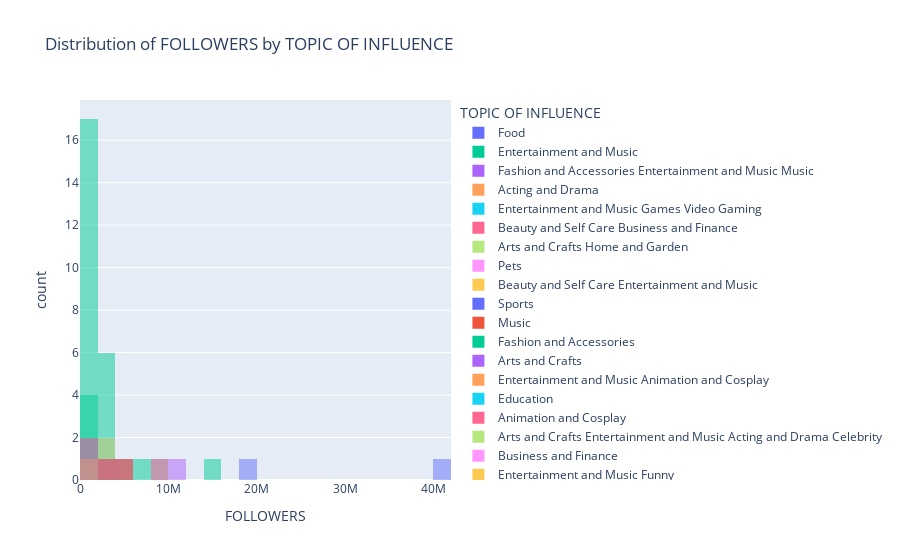
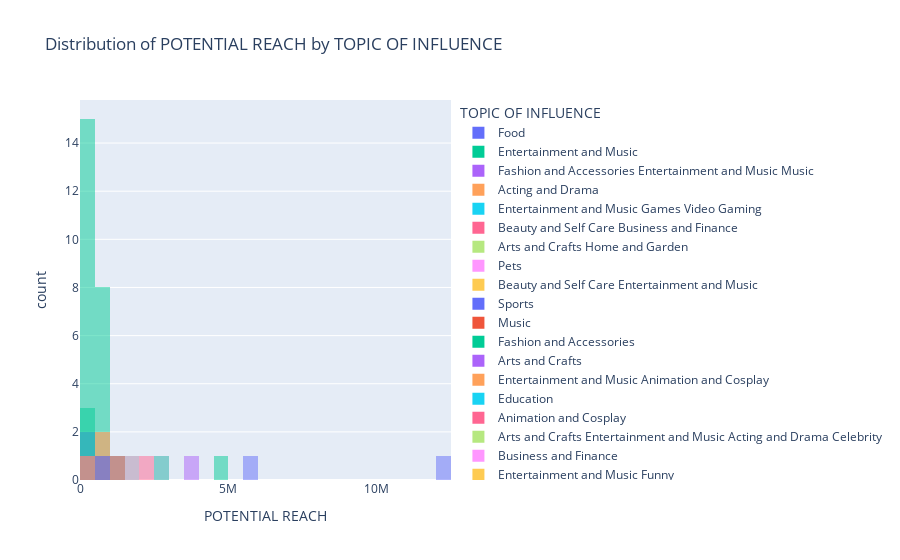

Notebook source saved alongside these figures, in order:
### Code cell
# creating a histogram to visualize the distribution of follwers and distribution of potential reach by topic of influence

fig_followers_bar = px.histogram(df, x=df['FOLLOWERS'], color=df['TOPIC OF INFLUENCE'], nbins=30, barmode='overlay', title='Distribution of FOLLOWERS by TOPIC OF INFLUENCE')
fig_followers_bar.show()

fig_reach = px.histogram(df, x=df['POTENTIAL REACH'], color=df['TOPIC OF INFLUENCE'], nbins=30, barmode='overlay', title='Distribution of POTENTIAL REACH by TOPIC OF INFLUENCE')
fig_reach.show()



# The hist shows the Entertainment and Music topic is the most popular in terms of both the number of influential people and their audience size.
# It leads in both the number of followers and the potential reach, making it the standout category.

### Figure 1 — Plotly figure (JSON) as saved in the notebook; plotly's stock layout.template omitted (floating-point values rounded to 4 significant figures)
{"data": [{"alignmentgroup": "True", "bingroup": "x", "hovertemplate": "TOPIC OF INFLUENCE=Food<br>FOLLOWERS=%{x}<br>count=%{y}<extra></extra>", "legendgroup": "Food", "marker": {"color": "#636efa", "opacity": 0.5, "pattern": {"shape": ""}}, "name": "Food", "nbinsx": 30, "offsetgroup": "Food", "orientation": "v", "showlegend": true, "type": "histogram", "x": [40000000, 19100000, 1300000], "xaxis": "x", "yaxis": "y"}, {"alignmentgroup": "True", "bingroup": "x", "hovertemplate": "TOPIC OF INFLUENCE=Entertainment and Music<br>FOLLOWERS=%{x}<br>count=%{y}<extra></extra>", "legendgroup": "Entertainment and Music", "marker": {"color": "#00cc96", "opacity": 0.5, "pattern": {"shape": ""}}, "name": "Entertainment and Music", "nbinsx": 30, "offsetgroup": "Entertainment and Music", "orientation": "v", "showlegend": true, "type": "histogram", "x": [15200000, 6100000, 4600000, 3000000, 2800000, 2300000, 2000000, 2000000, 2000000, 1900000, 1800000, 1600000, 1600000, 1600000, 1500000, 1500000, 1400000, 1400000, 1400000, 1400000, 1200000, 1200000, 1200000, 1200000, 1200000, 1100000], "xaxis": "x", "yaxis": "y"}, {"alignmentgroup": "True", "bingroup": "x", "hovertemplate": "TOPIC OF INFLUENCE=Fashion and Accessories Entertainment and Music Music<br>FOLLOWERS=%{x}<br>count=%{y}<extra></extra>", "legendgroup": "Fashion and Accessories Entertainment and Music Music", "marker": {"color": "#ab63fa", "opacity": 0.5, "pattern": {"shape": ""}}, "name": "Fashion and Accessories Entertainment and Music Music", "nbinsx": 30, "offsetgroup": "Fashion and Accessories Entertainment and Music Music", "orientation": "v", "showlegend": true, "type": "histogram", "x": [11600000], "xaxis": "x", "yaxis": "y"}, {"alignmentgroup": "True", "bingroup": "x", "hovertemplate": "TOPIC OF INFLUENCE=Acting and Drama<br>FOLLOWERS=%{x}<br>count=%{y}<extra></extra>", "legendgroup": "Acting and Drama", "marker": {"color": "#FFA15A", "opacity": 0.5, "pattern": {"shape": ""}}, "name": "Acting and Drama", "nbinsx": 30, "offsetgroup": "Acting and Drama", "orientation": "v", "showlegend": true, "type": "histogram", "x": [9800000], "xaxis": "x", "yaxis": "y"}, {"alignmentgroup": "True", "bingroup": "x", "hovertemplate": "TOPIC OF INFLUENCE=Entertainment and Music Games Video Gaming<br>FOLLOWERS=%{x}<br>count=%{y}<extra></extra>", "legendgroup": "Entertainment and Music Games Video Gaming", "marker": {"color": "#19d3f3", "opacity": 0.5, "pattern": {"shape": ""}}, "name": "Entertainment and Music Games Video Gaming", "nbinsx": 30, "offsetgroup": "Entertainment and Music Games Video Gaming", "orientation": "v", "showlegend": true, "type": "histogram", "x": [9300000], "xaxis": "x", "yaxis": "y"}, {"alignmentgroup": "True", "bingroup": "x", "hovertemplate": "TOPIC OF INFLUENCE=Beauty and Self Care Business and Finance<br>FOLLOWERS=%{x}<br>count=%{y}<extra></extra>", "legendgroup": "Beauty and Self Care Business and Finance", "marker": {"color": "#FF6692", "opacity": 0.5, "pattern": {"shape": ""}}, "name": "Beauty and Self Care Business and Finance", "nbinsx": 30, "offsetgroup": "Beauty and Self Care Business and Finance", "orientation": "v", "showlegend": true, "type": "histogram", "x": [8100000], "xaxis": "x", "yaxis": "y"}, {"alignmentgroup": "True", "bingroup": "x", "hovertemplate": "TOPIC OF INFLUENCE=Arts and Crafts Home and Garden<br>FOLLOWERS=%{x}<br>count=%{y}<extra></extra>", "legendgroup": "Arts and Crafts Home and Garden", "marker": {"color": "#B6E880", "opacity": 0.5, "pattern": {"shape": ""}}, "name": "Arts and Crafts Home and Garden", "nbinsx": 30, "offsetgroup": "Arts and Crafts Home and Garden", "orientation": "v", "showlegend": true, "type": "histogram", "x": [5500000], "xaxis": "x", "yaxis": "y"}, {"alignmentgroup": "True", "bingroup": "x", "hovertemplate": "TOPIC OF INFLUENCE=Pets<br>FOLLOWERS=%{x}<br>count=%{y}<extra></extra>", "legendgroup": "Pets", "marker": {"color": "#FF97FF", "opacity": 0.5, "pattern": {"shape": ""}}, "name": "Pets", "nbinsx": 30, "offsetgroup": "Pets", "orientation": "v", "showlegend": true, "type": "histogram", "x": [4900000, 1200000], "xaxis": "x", "yaxis": "y"}, {"alignmentgroup": "True", "bingroup": "x", "hovertemplate": "TOPIC OF INFLUENCE=Beauty and Self Care Entertainment and Music<br>FOLLOWERS=%{x}<br>count=%{y}<extra></extra>", "legendgroup": "Beauty and Self Care Entertainment and Music", "marker": {"color": "#FECB52", "opacity": 0.5, "pattern": {"shape": ""}}, "name": "Beauty and Self Care Entertainment and Music", "nbinsx": 30, "offsetgroup": "Beauty and Self Care Entertainment and Music", "orientation": "v", "showlegend": true, "type": "histogram", "x": [4600000, 1700000], "xaxis": "x", "yaxis": "y"}, {"alignmentgroup": "True", "bingroup": "x", "hovertemplate": "TOPIC OF INFLUENCE=Sports<br>FOLLOWERS=%{x}<br>count=%{y}<extra></extra>", "legendgroup": "Sports", "marker": {"color": "#636efa", "opacity": 0.5, "pattern": {"shape": ""}}, "name": "Sports", "nbinsx": 30, "offsetgroup": "Sports", "orientation": "v", "showlegend": true, "type": "histogram", "x": [4600000, 2100000, 1500000, 1300000], "xaxis": "x", "yaxis": "y"}, {"alignmentgroup": "True", "bingroup": "x", "hovertemplate": "TOPIC OF INFLUENCE=Music<br>FOLLOWERS=%{x}<br>count=%{y}<extra></extra>", "legendgroup": "Music", "marker": {"color": "#EF553B", "opacity": 0.5, "pattern": {"shape": ""}}, "name": "Music", "nbinsx": 30, "offsetgroup": "Music", "orientation": "v", "showlegend": true, "type": "histogram", "x": [4200000, 1400000], "xaxis": "x", "yaxis": "y"}, {"alignmentgroup": "True", "bingroup": "x", "hovertemplate": "TOPIC OF INFLUENCE=Fashion and Accessories<br>FOLLOWERS=%{x}<br>count=%{y}<extra></extra>", "legendgroup": "Fashion and Accessories", "marker": {"color": "#00cc96", "opacity": 0.5, "pattern": {"shape": ""}}, "name": "Fashion and Accessories", "nbinsx": 30, "offsetgroup": "Fashion and Accessories", "orientation": "v", "showlegend": true, "type": "histogram", "x": [3800000, 1800000, 1300000, 1300000, 1200000], "xaxis": "x", "yaxis": "y"}, {"alignmentgroup": "True", "bingroup": "x", "hovertemplate": "TOPIC OF INFLUENCE=Arts and Crafts<br>FOLLOWERS=%{x}<br>count=%{y}<extra></extra>", "legendgroup": "Arts and Crafts", "marker": {"color": "#ab63fa", "opacity": 0.5, "pattern": {"shape": ""}}, "name": "Arts and Crafts", "nbinsx": 30, "offsetgroup": "Arts and Crafts", "orientation": "v", "showlegend": true, "type": "histogram", "x": [3600000], "xaxis": "x", "yaxis": "y"}, {"alignmentgroup": "True", "bingroup": "x", "hovertemplate": "TOPIC OF INFLUENCE=Entertainment and Music Animation and Cosplay<br>FOLLOWERS=%{x}<br>count=%{y}<extra></extra>", "legendgroup": "Entertainment and Music Animation and Cosplay", "marker": {"color": "#FFA15A", "opacity": 0.5, "pattern": {"shape": ""}}, "name": "Entertainment and Music Animation and Cosplay", "nbinsx": 30, "offsetgroup": "Entertainment and Music Animation and Cosplay", "orientation": "v", "showlegend": true, "type": "histogram", "x": [3400000], "xaxis": "x", "yaxis": "y"}, {"alignmentgroup": "True", "bingroup": "x", "hovertemplate": "TOPIC OF INFLUENCE=Education<br>FOLLOWERS=%{x}<br>count=%{y}<extra></extra>", "legendgroup": "Education", "marker": {"color": "#19d3f3", "opacity": 0.5, "pattern": {"shape": ""}}, "name": "Education", "nbinsx": 30, "offsetgroup": "Education", "orientation": "v", "showlegend": true, "type": "histogram", "x": [2900000, 2500000], "xaxis": "x", "yaxis": "y"}, {"alignmentgroup": "True", "bingroup": "x", "hovertemplate": "TOPIC OF INFLUENCE=Animation and Cosplay<br>FOLLOWERS=%{x}<br>count=%{y}<extra></extra>", "legendgroup": "Animation and Cosplay", "marker": {"color": "#FF6692", "opacity": 0.5, "pattern": {"shape": ""}}, "name": "Animation and Cosplay", "nbinsx": 30, "offsetgroup": "Animation and Cosplay", "orientation": "v", "showlegend": true, "type": "histogram", "x": [2900000, 1900000, 1400000], "xaxis": "x", "yaxis": "y"}, {"alignmentgroup": "True", "bingroup": "x", "hovertemplate": "TOPIC OF INFLUENCE=Arts and Crafts Entertainment and Music Acting and Drama Celebrity<br>FOLLOWERS=%{x}<br>count=%{y}<extra></extra>", "legendgroup": "Arts and Crafts Entertainment and Music Acting and Drama Celebrity", "marker": {"color": "#B6E880", "opacity": 0.5, "pattern": {"shape": ""}}, "name": "Arts and Crafts Entertainment and Music Acting and Drama Celebrity", "nbinsx": 30, "offsetgroup": "Arts and Crafts Entertainment and Music Acting and Drama Celebrity", "orientation": "v", "showlegend": true, "type": "histogram", "x": [2800000], "xaxis": "x", "yaxis": "y"}, {"alignmentgroup": "True", "bingroup": "x", "hovertemplate": "TOPIC OF INFLUENCE=Business and Finance<br>FOLLOWERS=%{x}<br>count=%{y}<extra></extra>", "legendgroup": "Business and Finance", "marker": {"color": "#FF97FF", "opacity": 0.5, "pattern": {"shape": ""}}, "name": "Business and Finance", "nbinsx": 30, "offsetgroup": "Business and Finance", "orientation": "v", "showlegend": true, "type": "histogram", "x": [2500000], "xaxis": "x", "yaxis": "y"}, {"alignmentgroup": "True", "bingroup": "x", "hovertemplate": "TOPIC OF INFLUENCE=Entertainment and Music Funny<br>FOLLOWERS=%{x}<br>count=%{y}<extra></extra>", "legendgroup": "Entertainment and Music Funny", "marker": {"color": "#FECB52", "opacity": 0.5, "pattern": {"shape": ""}}, "name": "Entertainment and Music Funny", "nbinsx": 30, "offsetgroup": "Entertainment and Music Funny", "orientation": "v", "showlegend": true, "type": "histogram", "x": [2300000, 2000000, 1200000], "xaxis": "x", "yaxis": "y"}, {"alignmentgroup": "True", "bingroup": "x", "hovertemplate": "TOPIC OF INFLUENCE=Beauty and Self Care<br>FOLLOWERS=%{x}<br>count=%{y}<extra></extra>", "legendgroup": "Beauty and Self Care", "marker": {"color": "#636efa", "opacity": 0.5, "pattern": {"shape": ""}}, "name": "Beauty and Self Care", "nbinsx": 30, "offsetgroup": "Beauty and Self Care", "orientation": "v", "showlegend": true, "type": "histogram", "x": [2200000, 1200000], "xaxis": "x", "yaxis": "y"}, {"alignmentgroup": "True", "bingroup": "x", "hovertemplate": "TOPIC OF INFLUENCE=family<br>FOLLOWERS=%{x}<br>count=%{y}<extra></extra>", "legendgroup": "family", "marker": {"color": "#EF553B", "opacity": 0.5, "pattern": {"shape": ""}}, "name": "family", "nbinsx": 30, "offsetgroup": "family", "orientation": "v", "showlegend": true, "type": "histogram", "x": [2000000], "xaxis": "x", "yaxis": "y"}, {"alignmentgroup": "True", "bingroup": "x", "hovertemplate": "TOPIC OF INFLUENCE=Funny Celebrity<br>FOLLOWERS=%{x}<br>count=%{y}<extra></extra>", "legendgroup": "Funny Celebrity", "marker": {"color": "#00cc96", "opacity": 0.5, "pattern": {"shape": ""}}, "name": "Funny Celebrity", "nbinsx": 30, "offsetgroup": "Funny Celebrity", "orientation": "v", "showlegend": true, "type": "histogram", "x": [1800000], "xaxis": "x", "yaxis": "y"}, {"alignmentgroup": "True", "bingroup": "x", "hovertemplate": "TOPIC OF INFLUENCE=Entertainment and Music Funny Life and Society<br>FOLLOWERS=%{x}<br>count=%{y}<extra></extra>", "legendgroup": "Entertainment and Music Funny Life and Society", "marker": {"color": "#ab63fa", "opacity": 0.5, "pattern": {"shape": ""}}, "name": "Entertainment and Music Funny Life and Society", "nbinsx": 30, "offsetgroup": "Entertainment and Music Funny Life and Society", "orientation": "v", "showlegend": true, "type": "histogram", "x": [1700000], "xaxis": "x", "yaxis": "y"}, {"alignmentgroup": "True", "bingroup": "x", "hovertemplate": "TOPIC OF INFLUENCE=Entertainment and Music Music<br>FOLLOWERS=%{x}<br>count=%{y}<extra></extra>", "legendgroup": "Entertainment and Music Music", "marker": {"color": "#FFA15A", "opacity": 0.5, "pattern": {"shape": ""}}, "name": "Entertainment and Music Music", "nbinsx": 30, "offsetgroup": "Entertainment and Music Music", "orientation": "v", "showlegend": true, "type": "histogram", "x": [1600000], "xaxis": "x", "yaxis": "y"}, {"alignmentgroup": "True", "bingroup": "x", "hovertemplate": "TOPIC OF INFLUENCE=Funny Entertainment and Music<br>FOLLOWERS=%{x}<br>count=%{y}<extra></extra>", "legendgroup": "Funny Entertainment and Music", "marker": {"color": "#19d3f3", "opacity": 0.5, "pattern": {"shape": ""}}, "name": "Funny Entertainment and Music", "nbinsx": 30, "offsetgroup": "Funny Entertainment and Music", "orientation": "v", "showlegend": true, "type": "histogram", "x": [1600000], "xaxis": "x", "yaxis": "y"}, {"alignmentgroup": "True", "bingroup": "x", "hovertemplate": "TOPIC OF INFLUENCE=Photography<br>FOLLOWERS=%{x}<br>count=%{y}<extra></extra>", "legendgroup": "Photography", "marker": {"color": "#FF6692", "opacity": 0.5, "pattern": {"shape": ""}}, "name": "Photography", "nbinsx": 30, "offsetgroup": "Photography", "orientation": "v", "showlegend": true, "type": "histogram", "x": [1500000], "xaxis": "x", "yaxis": "y"}, {"alignmentgroup": "True", "bingroup": "x", "hovertemplate": "TOPIC OF INFLUENCE=Entertainment and Music Fashion and Accessories<br>FOLLOWERS=%{x}<br>count=%{y}<extra></extra>", "legendgroup": "Entertainment and Music Fashion and Accessories", "marker": {"color": "#B6E880", "opacity": 0.5, "pattern": {"shape": ""}}, "name": "Entertainment and Music Fashion and Accessories", "nbinsx": 30, "offsetgroup": "Entertainment and Music Fashion and Accessories", "orientation": "v", "showlegend": true, "type": "histogram", "x": [1400000], "xaxis": "x", "yaxis": "y"}, {"alignmentgroup": "True", "bingroup": "x", "hovertemplate": "TOPIC OF INFLUENCE=Acting and Drama Celebrity<br>FOLLOWERS=%{x}<br>count=%{y}<extra></extra>", "legendgroup": "Acting and Drama Celebrity", "marker": {"color": "#FF97FF", "opacity": 0.5, "pattern": {"shape": ""}}, "name": "Acting and Drama Celebrity", "nbinsx": 30, "offsetgroup": "Acting and Drama Celebrity", "orientation": "v", "showlegend": true, "type": "histogram", "x": [1400000], "xaxis": "x", "yaxis": "y"}, {"alignmentgroup": "True", "bingroup": "x", "hovertemplate": "TOPIC OF INFLUENCE=Games Entertainment and Music<br>FOLLOWERS=%{x}<br>count=%{y}<extra></extra>", "legendgroup": "Games Entertainment and Music", "marker": {"color": "#FECB52", "opacity": 0.5, "pattern": {"shape": ""}}, "name": "Games Entertainment and Music", "nbinsx": 30, "offsetgroup": "Games Entertainment and Music", "orientation": "v", "showlegend": true, "type": "histogram", "x": [1400000], "xaxis": "x", "yaxis": "y"}, {"alignmentgroup": "True", "bingroup": "x", "hovertemplate": "TOPIC OF INFLUENCE=Fashion and Accessories Arts and Crafts<br>FOLLOWERS=%{x}<br>count=%{y}<extra></extra>", "legendgroup": "Fashion and Accessories Arts and Crafts", "marker": {"color": "#636efa", "opacity": 0.5, "pattern": {"shape": ""}}, "name": "Fashion and Accessories Arts and Crafts", "nbinsx": 30, "offsetgroup": "Fashion and Accessories Arts and Crafts", "orientation": "v", "showlegend": true, "type": "histogram", "x": [1400000], "xaxis": "x", "yaxis": "y"}, {"alignmentgroup": "True", "bingroup": "x", "hovertemplate": "TOPIC OF INFLUENCE=DIY and Life Hacks Home and Garden<br>FOLLOWERS=%{x}<br>count=%{y}<extra></extra>", "legendgroup": "DIY and Life Hacks Home and Garden", "marker": {"color": "#EF553B", "opacity": 0.5, "pattern": {"shape": ""}}, "name": "DIY and Life Hacks Home and Garden", "nbinsx": 30, "offsetgroup": "DIY and Life Hacks Home and Garden", "orientation": "v", "showlegend": true, "type": "histogram", "x": [1200000], "xaxis": "x", "yaxis": "y"}, {"alignmentgroup": "True", "bingroup": "x", "hovertemplate": "TOPIC OF INFLUENCE=Travel Arts and Crafts Entertainment and Music<br>FOLLOWERS=%{x}<br>count=%{y}<extra></extra>", "legendgroup": "Travel Arts and Crafts Entertainment and Music", "marker": {"color": "#00cc96", "opacity": 0.5, "pattern": {"shape": ""}}, "name": "Travel Arts and Crafts Entertainment and Music", "nbinsx": 30, "offsetgroup": "Travel Arts and Crafts Entertainment and Music", "orientation": "v", "showlegend": true, "type": "histogram", "x": [1200000], "xaxis": "x", "yaxis": "y"}, {"alignmentgroup": "True", "bingroup": "x", "hovertemplate": "TOPIC OF INFLUENCE=family Entertainment and Music<br>FOLLOWERS=%{x}<br>count=%{y}<extra></extra>", "legendgroup": "family Entertainment and Music", "marker": {"color": "#ab63fa", "opacity": 0.5, "pattern": {"shape": ""}}, "name": "family Entertainment and Music", "nbinsx": 30, "offsetgroup": "family Entertainment and Music", "orientation": "v", "showlegend": true, "type": "histogram", "x": [1200000], "xaxis": "x", "yaxis": "y"}, {"alignmentgroup": "True", "bingroup": "x", "hovertemplate": "TOPIC OF INFLUENCE=Fitness and Health<br>FOLLOWERS=%{x}<br>count=%{y}<extra></extra>", "legendgroup": "Fitness and Health", "marker": {"color": "#FFA15A", "opacity": 0.5, "pattern": {"shape": ""}}, "name": "Fitness and Health", "nbinsx": 30, "offsetgroup": "Fitness and Health", "orientation": "v", "showlegend": true, "type": "histogram", "x": [1200000], "xaxis": "x", "yaxis": "y"}], "layout": {"barmode": "overlay", "legend": {"title": {"text": "TOPIC OF INFLUENCE"}, "tracegroupgap": 0}, "title": {"text": "Distribution of FOLLOWERS by TOPIC OF INFLUENCE"}, "xaxis": {"anchor": "y", "domain": [0, 1], "title": {"text": "FOLLOWERS"}}, "yaxis": {"anchor": "x", "domain": [0, 1], "title": {"text": "count"}}}}

### Figure 2 — Plotly figure (JSON) as saved in the notebook; plotly's stock layout.template omitted (floating-point values rounded to 4 significant figures)
{"data": [{"alignmentgroup": "True", "bingroup": "x", "hovertemplate": "TOPIC OF INFLUENCE=Food<br>POTENTIAL REACH=%{x}<br>count=%{y}<extra></extra>", "legendgroup": "Food", "marker": {"color": "#636efa", "opacity": 0.5, "pattern": {"shape": ""}}, "name": "Food", "nbinsx": 30, "offsetgroup": "Food", "orientation": "v", "showlegend": true, "type": "histogram", "x": [12000000, 5700000, 390000], "xaxis": "x", "yaxis": "y"}, {"alignmentgroup": "True", "bingroup": "x", "hovertemplate": "TOPIC OF INFLUENCE=Entertainment and Music<br>POTENTIAL REACH=%{x}<br>count=%{y}<extra></extra>", "legendgroup": "Entertainment and Music", "marker": {"color": "#00cc96", "opacity": 0.5, "pattern": {"shape": ""}}, "name": "Entertainment and Music", "nbinsx": 30, "offsetgroup": "Entertainment and Music", "orientation": "v", "showlegend": true, "type": "histogram", "x": [4600000, 1800000, 1400000, 900000, 840000, 690000, 600000, 600000, 600000, 570000, 540000, 480000, 480000, 480000, 450000, 450000, 420000, 420000, 420000, 420000, 360000, 360000, 360000, 360000, 360000, 330000], "xaxis": "x", "yaxis": "y"}, {"alignmentgroup": "True", "bingroup": "x", "hovertemplate": "TOPIC OF INFLUENCE=Fashion and Accessories Entertainment and Music Music<br>POTENTIAL REACH=%{x}<br>count=%{y}<extra></extra>", "legendgroup": "Fashion and Accessories Entertainment and Music Music", "marker": {"color": "#ab63fa", "opacity": 0.5, "pattern": {"shape": ""}}, "name": "Fashion and Accessories Entertainment and Music Music", "nbinsx": 30, "offsetgroup": "Fashion and Accessories Entertainment and Music Music", "orientation": "v", "showlegend": true, "type": "histogram", "x": [3500000], "xaxis": "x", "yaxis": "y"}, {"alignmentgroup": "True", "bingroup": "x", "hovertemplate": "TOPIC OF INFLUENCE=Acting and Drama<br>POTENTIAL REACH=%{x}<br>count=%{y}<extra></extra>", "legendgroup": "Acting and Drama", "marker": {"color": "#FFA15A", "opacity": 0.5, "pattern": {"shape": ""}}, "name": "Acting and Drama", "nbinsx": 30, "offsetgroup": "Acting and Drama", "orientation": "v", "showlegend": true, "type": "histogram", "x": [2900000], "xaxis": "x", "yaxis": "y"}, {"alignmentgroup": "True", "bingroup": "x", "hovertemplate": "TOPIC OF INFLUENCE=Entertainment and Music Games Video Gaming<br>POTENTIAL REACH=%{x}<br>count=%{y}<extra></extra>", "legendgroup": "Entertainment and Music Games Video Gaming", "marker": {"color": "#19d3f3", "opacity": 0.5, "pattern": {"shape": ""}}, "name": "Entertainment and Music Games Video Gaming", "nbinsx": 30, "offsetgroup": "Entertainment and Music Games Video Gaming", "orientation": "v", "showlegend": true, "type": "histogram", "x": [2800000], "xaxis": "x", "yaxis": "y"}, {"alignmentgroup": "True", "bingroup": "x", "hovertemplate": "TOPIC OF INFLUENCE=Beauty and Self Care Business and Finance<br>POTENTIAL REACH=%{x}<br>count=%{y}<extra></extra>", "legendgroup": "Beauty and Self Care Business and Finance", "marker": {"color": "#FF6692", "opacity": 0.5, "pattern": {"shape": ""}}, "name": "Beauty and Self Care Business and Finance", "nbinsx": 30, "offsetgroup": "Beauty and Self Care Business and Finance", "orientation": "v", "showlegend": true, "type": "histogram", "x": [2400000], "xaxis": "x", "yaxis": "y"}, {"alignmentgroup": "True", "bingroup": "x", "hovertemplate": "TOPIC OF INFLUENCE=Arts and Crafts Home and Garden<br>POTENTIAL REACH=%{x}<br>count=%{y}<extra></extra>", "legendgroup": "Arts and Crafts Home and Garden", "marker": {"color": "#B6E880", "opacity": 0.5, "pattern": {"shape": ""}}, "name": "Arts and Crafts Home and Garden", "nbinsx": 30, "offsetgroup": "Arts and Crafts Home and Garden", "orientation": "v", "showlegend": true, "type": "histogram", "x": [1700000], "xaxis": "x", "yaxis": "y"}, {"alignmentgroup": "True", "bingroup": "x", "hovertemplate": "TOPIC OF INFLUENCE=Pets<br>POTENTIAL REACH=%{x}<br>count=%{y}<extra></extra>", "legendgroup": "Pets", "marker": {"color": "#FF97FF", "opacity": 0.5, "pattern": {"shape": ""}}, "name": "Pets", "nbinsx": 30, "offsetgroup": "Pets", "orientation": "v", "showlegend": true, "type": "histogram", "x": [1500000, 360000], "xaxis": "x", "yaxis": "y"}, {"alignmentgroup": "True", "bingroup": "x", "hovertemplate": "TOPIC OF INFLUENCE=Beauty and Self Care Entertainment and Music<br>POTENTIAL REACH=%{x}<br>count=%{y}<extra></extra>", "legendgroup": "Beauty and Self Care Entertainment and Music", "marker": {"color": "#FECB52", "opacity": 0.5, "pattern": {"shape": ""}}, "name": "Beauty and Self Care Entertainment and Music", "nbinsx": 30, "offsetgroup": "Beauty and Self Care Entertainment and Music", "orientation": "v", "showlegend": true, "type": "histogram", "x": [1400000, 510000], "xaxis": "x", "yaxis": "y"}, {"alignmentgroup": "True", "bingroup": "x", "hovertemplate": "TOPIC OF INFLUENCE=Sports<br>POTENTIAL REACH=%{x}<br>count=%{y}<extra></extra>", "legendgroup": "Sports", "marker": {"color": "#636efa", "opacity": 0.5, "pattern": {"shape": ""}}, "name": "Sports", "nbinsx": 30, "offsetgroup": "Sports", "orientation": "v", "showlegend": true, "type": "histogram", "x": [1400000, 630000, 450000, 390000], "xaxis": "x", "yaxis": "y"}, {"alignmentgroup": "True", "bingroup": "x", "hovertemplate": "TOPIC OF INFLUENCE=Music<br>POTENTIAL REACH=%{x}<br>count=%{y}<extra></extra>", "legendgroup": "Music", "marker": {"color": "#EF553B", "opacity": 0.5, "pattern": {"shape": ""}}, "name": "Music", "nbinsx": 30, "offsetgroup": "Music", "orientation": "v", "showlegend": true, "type": "histogram", "x": [1300000, 420000], "xaxis": "x", "yaxis": "y"}, {"alignmentgroup": "True", "bingroup": "x", "hovertemplate": "TOPIC OF INFLUENCE=Fashion and Accessories<br>POTENTIAL REACH=%{x}<br>count=%{y}<extra></extra>", "legendgroup": "Fashion and Accessories", "marker": {"color": "#00cc96", "opacity": 0.5, "pattern": {"shape": ""}}, "name": "Fashion and Accessories", "nbinsx": 30, "offsetgroup": "Fashion and Accessories", "orientation": "v", "showlegend": true, "type": "histogram", "x": [1100000, 540000, 390000, 390000, 360000], "xaxis": "x", "yaxis": "y"}, {"alignmentgroup": "True", "bingroup": "x", "hovertemplate": "TOPIC OF INFLUENCE=Arts and Crafts<br>POTENTIAL REACH=%{x}<br>count=%{y}<extra></extra>", "legendgroup": "Arts and Crafts", "marker": {"color": "#ab63fa", "opacity": 0.5, "pattern": {"shape": ""}}, "name": "Arts and Crafts", "nbinsx": 30, "offsetgroup": "Arts and Crafts", "orientation": "v", "showlegend": true, "type": "histogram", "x": [1100000], "xaxis": "x", "yaxis": "y"}, {"alignmentgroup": "True", "bingroup": "x", "hovertemplate": "TOPIC OF INFLUENCE=Entertainment and Music Animation and Cosplay<br>POTENTIAL REACH=%{x}<br>count=%{y}<extra></extra>", "legendgroup": "Entertainment and Music Animation and Cosplay", "marker": {"color": "#FFA15A", "opacity": 0.5, "pattern": {"shape": ""}}, "name": "Entertainment and Music Animation and Cosplay", "nbinsx": 30, "offsetgroup": "Entertainment and Music Animation and Cosplay", "orientation": "v", "showlegend": true, "type": "histogram", "x": [1000000], "xaxis": "x", "yaxis": "y"}, {"alignmentgroup": "True", "bingroup": "x", "hovertemplate": "TOPIC OF INFLUENCE=Education<br>POTENTIAL REACH=%{x}<br>count=%{y}<extra></extra>", "legendgroup": "Education", "marker": {"color": "#19d3f3", "opacity": 0.5, "pattern": {"shape": ""}}, "name": "Education", "nbinsx": 30, "offsetgroup": "Education", "orientation": "v", "showlegend": true, "type": "histogram", "x": [870000, 750000], "xaxis": "x", "yaxis": "y"}, {"alignmentgroup": "True", "bingroup": "x", "hovertemplate": "TOPIC OF INFLUENCE=Animation and Cosplay<br>POTENTIAL REACH=%{x}<br>count=%{y}<extra></extra>", "legendgroup": "Animation and Cosplay", "marker": {"color": "#FF6692", "opacity": 0.5, "pattern": {"shape": ""}}, "name": "Animation and Cosplay", "nbinsx": 30, "offsetgroup": "Animation and Cosplay", "orientation": "v", "showlegend": true, "type": "histogram", "x": [870000, 570000, 420000], "xaxis": "x", "yaxis": "y"}, {"alignmentgroup": "True", "bingroup": "x", "hovertemplate": "TOPIC OF INFLUENCE=Arts and Crafts Entertainment and Music Acting and Drama Celebrity<br>POTENTIAL REACH=%{x}<br>count=%{y}<extra></extra>", "legendgroup": "Arts and Crafts Entertainment and Music Acting and Drama Celebrity", "marker": {"color": "#B6E880", "opacity": 0.5, "pattern": {"shape": ""}}, "name": "Arts and Crafts Entertainment and Music Acting and Drama Celebrity", "nbinsx": 30, "offsetgroup": "Arts and Crafts Entertainment and Music Acting and Drama Celebrity", "orientation": "v", "showlegend": true, "type": "histogram", "x": [840000], "xaxis": "x", "yaxis": "y"}, {"alignmentgroup": "True", "bingroup": "x", "hovertemplate": "TOPIC OF INFLUENCE=Business and Finance<br>POTENTIAL REACH=%{x}<br>count=%{y}<extra></extra>", "legendgroup": "Business and Finance", "marker": {"color": "#FF97FF", "opacity": 0.5, "pattern": {"shape": ""}}, "name": "Business and Finance", "nbinsx": 30, "offsetgroup": "Business and Finance", "orientation": "v", "showlegend": true, "type": "histogram", "x": [750000], "xaxis": "x", "yaxis": "y"}, {"alignmentgroup": "True", "bingroup": "x", "hovertemplate": "TOPIC OF INFLUENCE=Entertainment and Music Funny<br>POTENTIAL REACH=%{x}<br>count=%{y}<extra></extra>", "legendgroup": "Entertainment and Music Funny", "marker": {"color": "#FECB52", "opacity": 0.5, "pattern": {"shape": ""}}, "name": "Entertainment and Music Funny", "nbinsx": 30, "offsetgroup": "Entertainment and Music Funny", "orientation": "v", "showlegend": true, "type": "histogram", "x": [690000, 600000, 360000], "xaxis": "x", "yaxis": "y"}, {"alignmentgroup": "True", "bingroup": "x", "hovertemplate": "TOPIC OF INFLUENCE=Beauty and Self Care<br>POTENTIAL REACH=%{x}<br>count=%{y}<extra></extra>", "legendgroup": "Beauty and Self Care", "marker": {"color": "#636efa", "opacity": 0.5, "pattern": {"shape": ""}}, "name": "Beauty and Self Care", "nbinsx": 30, "offsetgroup": "Beauty and Self Care", "orientation": "v", "showlegend": true, "type": "histogram", "x": [660000, 360000], "xaxis": "x", "yaxis": "y"}, {"alignmentgroup": "True", "bingroup": "x", "hovertemplate": "TOPIC OF INFLUENCE=family<br>POTENTIAL REACH=%{x}<br>count=%{y}<extra></extra>", "legendgroup": "family", "marker": {"color": "#EF553B", "opacity": 0.5, "pattern": {"shape": ""}}, "name": "family", "nbinsx": 30, "offsetgroup": "family", "orientation": "v", "showlegend": true, "type": "histogram", "x": [600000], "xaxis": "x", "yaxis": "y"}, {"alignmentgroup": "True", "bingroup": "x", "hovertemplate": "TOPIC OF INFLUENCE=Funny Celebrity<br>POTENTIAL REACH=%{x}<br>count=%{y}<extra></extra>", "legendgroup": "Funny Celebrity", "marker": {"color": "#00cc96", "opacity": 0.5, "pattern": {"shape": ""}}, "name": "Funny Celebrity", "nbinsx": 30, "offsetgroup": "Funny Celebrity", "orientation": "v", "showlegend": true, "type": "histogram", "x": [540000], "xaxis": "x", "yaxis": "y"}, {"alignmentgroup": "True", "bingroup": "x", "hovertemplate": "TOPIC OF INFLUENCE=Entertainment and Music Funny Life and Society<br>POTENTIAL REACH=%{x}<br>count=%{y}<extra></extra>", "legendgroup": "Entertainment and Music Funny Life and Society", "marker": {"color": "#ab63fa", "opacity": 0.5, "pattern": {"shape": ""}}, "name": "Entertainment and Music Funny Life and Society", "nbinsx": 30, "offsetgroup": "Entertainment and Music Funny Life and Society", "orientation": "v", "showlegend": true, "type": "histogram", "x": [510000], "xaxis": "x", "yaxis": "y"}, {"alignmentgroup": "True", "bingroup": "x", "hovertemplate": "TOPIC OF INFLUENCE=Entertainment and Music Music<br>POTENTIAL REACH=%{x}<br>count=%{y}<extra></extra>", "legendgroup": "Entertainment and Music Music", "marker": {"color": "#FFA15A", "opacity": 0.5, "pattern": {"shape": ""}}, "name": "Entertainment and Music Music", "nbinsx": 30, "offsetgroup": "Entertainment and Music Music", "orientation": "v", "showlegend": true, "type": "histogram", "x": [480000], "xaxis": "x", "yaxis": "y"}, {"alignmentgroup": "True", "bingroup": "x", "hovertemplate": "TOPIC OF INFLUENCE=Funny Entertainment and Music<br>POTENTIAL REACH=%{x}<br>count=%{y}<extra></extra>", "legendgroup": "Funny Entertainment and Music", "marker": {"color": "#19d3f3", "opacity": 0.5, "pattern": {"shape": ""}}, "name": "Funny Entertainment and Music", "nbinsx": 30, "offsetgroup": "Funny Entertainment and Music", "orientation": "v", "showlegend": true, "type": "histogram", "x": [480000], "xaxis": "x", "yaxis": "y"}, {"alignmentgroup": "True", "bingroup": "x", "hovertemplate": "TOPIC OF INFLUENCE=Photography<br>POTENTIAL REACH=%{x}<br>count=%{y}<extra></extra>", "legendgroup": "Photography", "marker": {"color": "#FF6692", "opacity": 0.5, "pattern": {"shape": ""}}, "name": "Photography", "nbinsx": 30, "offsetgroup": "Photography", "orientation": "v", "showlegend": true, "type": "histogram", "x": [450000], "xaxis": "x", "yaxis": "y"}, {"alignmentgroup": "True", "bingroup": "x", "hovertemplate": "TOPIC OF INFLUENCE=Entertainment and Music Fashion and Accessories<br>POTENTIAL REACH=%{x}<br>count=%{y}<extra></extra>", "legendgroup": "Entertainment and Music Fashion and Accessories", "marker": {"color": "#B6E880", "opacity": 0.5, "pattern": {"shape": ""}}, "name": "Entertainment and Music Fashion and Accessories", "nbinsx": 30, "offsetgroup": "Entertainment and Music Fashion and Accessories", "orientation": "v", "showlegend": true, "type": "histogram", "x": [420000], "xaxis": "x", "yaxis": "y"}, {"alignmentgroup": "True", "bingroup": "x", "hovertemplate": "TOPIC OF INFLUENCE=Acting and Drama Celebrity<br>POTENTIAL REACH=%{x}<br>count=%{y}<extra></extra>", "legendgroup": "Acting and Drama Celebrity", "marker": {"color": "#FF97FF", "opacity": 0.5, "pattern": {"shape": ""}}, "name": "Acting and Drama Celebrity", "nbinsx": 30, "offsetgroup": "Acting and Drama Celebrity", "orientation": "v", "showlegend": true, "type": "histogram", "x": [420000], "xaxis": "x", "yaxis": "y"}, {"alignmentgroup": "True", "bingroup": "x", "hovertemplate": "TOPIC OF INFLUENCE=Games Entertainment and Music<br>POTENTIAL REACH=%{x}<br>count=%{y}<extra></extra>", "legendgroup": "Games Entertainment and Music", "marker": {"color": "#FECB52", "opacity": 0.5, "pattern": {"shape": ""}}, "name": "Games Entertainment and Music", "nbinsx": 30, "offsetgroup": "Games Entertainment and Music", "orientation": "v", "showlegend": true, "type": "histogram", "x": [420000], "xaxis": "x", "yaxis": "y"}, {"alignmentgroup": "True", "bingroup": "x", "hovertemplate": "TOPIC OF INFLUENCE=Fashion and Accessories Arts and Crafts<br>POTENTIAL REACH=%{x}<br>count=%{y}<extra></extra>", "legendgroup": "Fashion and Accessories Arts and Crafts", "marker": {"color": "#636efa", "opacity": 0.5, "pattern": {"shape": ""}}, "name": "Fashion and Accessories Arts and Crafts", "nbinsx": 30, "offsetgroup": "Fashion and Accessories Arts and Crafts", "orientation": "v", "showlegend": true, "type": "histogram", "x": [420000], "xaxis": "x", "yaxis": "y"}, {"alignmentgroup": "True", "bingroup": "x", "hovertemplate": "TOPIC OF INFLUENCE=DIY and Life Hacks Home and Garden<br>POTENTIAL REACH=%{x}<br>count=%{y}<extra></extra>", "legendgroup": "DIY and Life Hacks Home and Garden", "marker": {"color": "#EF553B", "opacity": 0.5, "pattern": {"shape": ""}}, "name": "DIY and Life Hacks Home and Garden", "nbinsx": 30, "offsetgroup": "DIY and Life Hacks Home and Garden", "orientation": "v", "showlegend": true, "type": "histogram", "x": [360000], "xaxis": "x", "yaxis": "y"}, {"alignmentgroup": "True", "bingroup": "x", "hovertemplate": "TOPIC OF INFLUENCE=Travel Arts and Crafts Entertainment and Music<br>POTENTIAL REACH=%{x}<br>count=%{y}<extra></extra>", "legendgroup": "Travel Arts and Crafts Entertainment and Music", "marker": {"color": "#00cc96", "opacity": 0.5, "pattern": {"shape": ""}}, "name": "Travel Arts and Crafts Entertainment and Music", "nbinsx": 30, "offsetgroup": "Travel Arts and Crafts Entertainment and Music", "orientation": "v", "showlegend": true, "type": "histogram", "x": [360000], "xaxis": "x", "yaxis": "y"}, {"alignmentgroup": "True", "bingroup": "x", "hovertemplate": "TOPIC OF INFLUENCE=family Entertainment and Music<br>POTENTIAL REACH=%{x}<br>count=%{y}<extra></extra>", "legendgroup": "family Entertainment and Music", "marker": {"color": "#ab63fa", "opacity": 0.5, "pattern": {"shape": ""}}, "name": "family Entertainment and Music", "nbinsx": 30, "offsetgroup": "family Entertainment and Music", "orientation": "v", "showlegend": true, "type": "histogram", "x": [360000], "xaxis": "x", "yaxis": "y"}, {"alignmentgroup": "True", "bingroup": "x", "hovertemplate": "TOPIC OF INFLUENCE=Fitness and Health<br>POTENTIAL REACH=%{x}<br>count=%{y}<extra></extra>", "legendgroup": "Fitness and Health", "marker": {"color": "#FFA15A", "opacity": 0.5, "pattern": {"shape": ""}}, "name": "Fitness and Health", "nbinsx": 30, "offsetgroup": "Fitness and Health", "orientation": "v", "showlegend": true, "type": "histogram", "x": [360000], "xaxis": "x", "yaxis": "y"}], "layout": {"barmode": "overlay", "legend": {"title": {"text": "TOPIC OF INFLUENCE"}, "tracegroupgap": 0}, "title": {"text": "Distribution of POTENTIAL REACH by TOPIC OF INFLUENCE"}, "xaxis": {"anchor": "y", "domain": [0, 1], "title": {"text": "POTENTIAL REACH"}}, "yaxis": {"anchor": "x", "domain": [0, 1], "title": {"text": "count"}}}}
